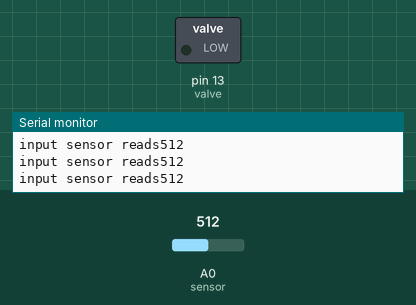
A sketch run on a simulated Arduino Uno, built with avr-gcc and run on an emulated ATmega328P. Parts: switched loads named in the sketch (green lamp = pin HIGH), the last lines printed to the serial monitor. The test bench sets the inputs (shaded band); at power-on: A0 (sensor) = 512.

Above: at 1.2 s.
1.3 s: A0 (sensor) set to 12
4.3 s: A0 (sensor) set to 9
At 5.7 s:
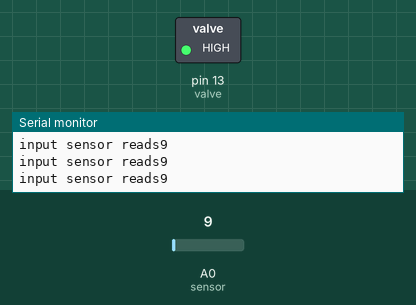
Timing chart, 0 to 7.3 s (numbered marks = the images above; inputs shaded):
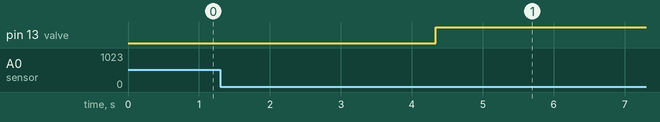

Measured:
- the behaviour switches between 11 and 10 on A0 (sensor) (found by bisection; images 0 and 1)
- after the input at 4.3 s, pin 13 (valve): LOW → HIGH at once

The sketch:

LFS_Coffee_Filler.ino
```cpp
const int valve = 13;
const int sensor = A0;
int input_val;

void setup() {
  Serial.begin(9600);
  pinMode(valve, OUTPUT);
  pinMode(sensor, INPUT);
}

void loop() {
 input_val = analogRead(sensor);
 Serial.print("input sensor reads");
 Serial.println(input_val);
 if (input_val <= 10)
 {digitalWrite(valve, HIGH);}
 else
 {digitalWrite(valve, LOW);}


}
```
